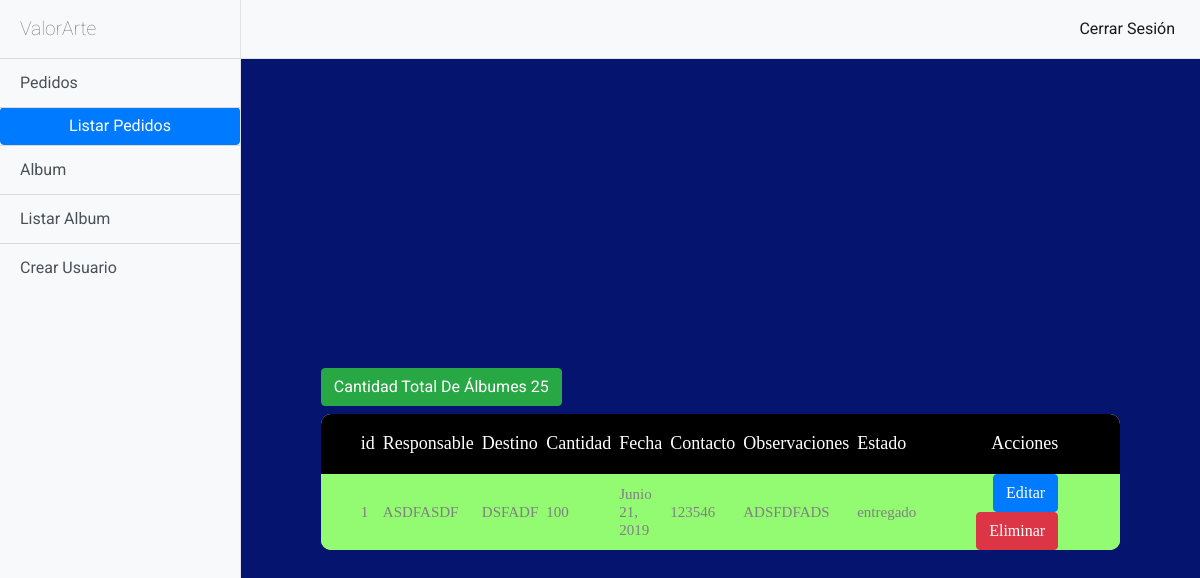
/pedidos/listar (signed in), run on an earlier commit of the app's database.
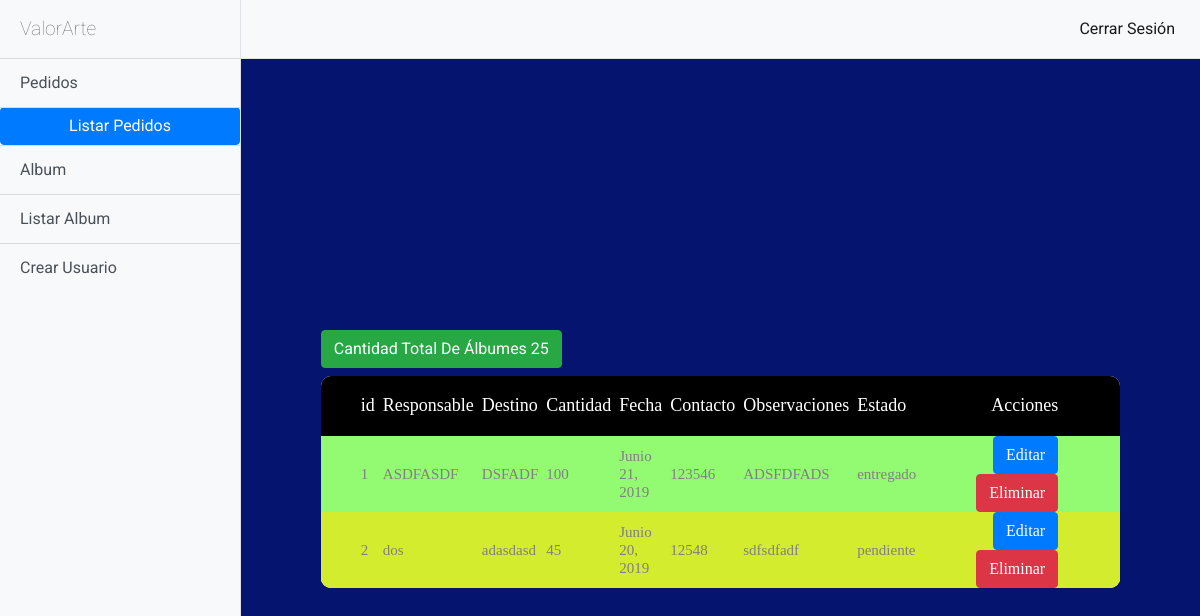
And on a later commit of the database.
### pedidos/models.py (models this page shows, shortened)
class Pedido(models.Model):
    responsable = models.CharField(max_length=150)
    destino = models.CharField(max_length=150)
    cantidad = models.IntegerField()
    fecha = models.DateField()
    contacto = models.CharField(max_length=150)
    estado = models.CharField(max_length=250)
    observaciones = models.CharField(max_length=250)

### pedidos/views.py (the view)
class PedidoList(ListView):
    model = Pedido
    template_name = 'pedidos/pedidos_list.html'
    def get_context_data(self, **kwargs):
        context =super(PedidoList, self).get_context_data(**kwargs)
        cantidad = Pedido.objects.all()
        context['cantidad_total']= cantidad
        suma=0
        for i in cantidad:
            if i.estado =="entregado":
                suma = suma+int(i.cantidad)
        context['cantidad_total']= suma
        cantalbum= Album.objects.all()
        context['cantidad_album']=cantalbum
        sumalbum = 0
        for i in cantalbum:
            sumalbum = sumalbum+int(i.cantidad)
        context['cantidad_album']=sumalbum - suma
        return context

### templates/pedidos/pedidos_list.html (shortened to what the changed rows need)
{% extends 'base/base.html' %}
{% block navbar %}
      <div id="page-content-wrapper">
    {% endblock navbar %}
{% block content %}
<div class="limiter">
        <div class="container-table100">
          <div class="wrap-table100">
            <div class="table100">
              <table>
                <thead>
                  <tr class="table100-head">
                        <th class="column1">id</th>
                        <th class="column3">Responsable</th>
                        <th class="column3">Destino</th>
                        <th class="column3">Cantidad</th>
                        <th class="column3">Fecha</th>
                        <th class="column3">Contacto</th>
                        <th class="column3">Observaciones</th>
                        <th class="column6">Estado</th>
                        <th class="column6">Acciones</th>
                </thead>
                <tbody>
                        {% if object_list %}
                        {% for pedido in object_list %}
                        <tr>
                          {% if pedido.estado == "entregado" %}
                          <td class="column1" bgcolor="#93FB72">{{pedido.id}}</td>
                          <td class="column2" bgcolor="#93FB72">{{pedido.responsable}}</td>
                          <td class="column2" bgcolor="#93FB72">{{pedido.destino}}</td>
                          <td class="column2" bgcolor="#93FB72">{{pedido.cantidad}}</td>
                          <td class="column2" bgcolor="#93FB72">{{pedido.fecha}}</td>
                          <td class="column2" bgcolor="#93FB72">{{pedido.contacto}}</td>
                          <td class="column2" bgcolor="#93FB72">{{pedido.observaciones}}</td>
                          <td class="column2" bgcolor="#93FB72">{{pedido.estado}}</td>
                          <td class="column6" bgcolor="#93FB72">
                              <a class="btn btn-primary" href="{%url 'pedidos:pedidos_editar' pedido.id%}">Editar</a>
                              <a class="btn btn-danger" href="{%url 'pedidos:pedidos_eliminar' pedido.id%}">Eliminar</a>
                          </td>
                          {% elif pedido.estado == "pendiente"%}
                          <td class="column1" bgcolor="#D3EC2E">{{pedido.id}}</td>
                          <td class="column2" bgcolor="#D3EC2E">{{pedido.responsable}}</td>
                          <td class="column2" bgcolor="#D3EC2E">{{pedido.destino}}</td>
                          <td class="column2" bgcolor="#D3EC2E">{{pedido.cantidad}}</td>
                          <td class="column2" bgcolor="#D3EC2E">{{pedido.fecha}}</td>
                          <td class="column2" bgcolor="#D3EC2E">{{pedido.contacto}}</td>
                          <td class="column2" bgcolor="#D3EC2E">{{pedido.observaciones}}</td>
                          <td class="column2" bgcolor="#D3EC2E">{{pedido.estado}}</td>
                          <td class="column6" bgcolor="#D3EC2E">
                              <a class="btn btn-primary" href="{%url 'pedidos:pedidos_editar' pedido.id%}">Editar</a>
                              <a class="btn btn-danger" href="{%url 'pedidos:pedidos_eliminar' pedido.id%}">Eliminar</a>
                          </td>
                          {% endif %}
                        </tr>
                        {% endfor %}
                        {% else %}
                        <h1>no existen registros</h1>
                    {% endif %}
                    {% if cantidad_album > 0 %}
                    <h1 class="btn btn-success">Cantidad Total De Álbumes {{cantidad_album}}</h1>
                    {% else %}
                    <h1 class="btn btn-danger">Cantidad Total De Álbumes {{cantidad_album}}</h1>
                    {% endif %}
                </tbody>
              </table>
            </div>
          </div>
        </div>
      </div>
{% endblock content %}

What changed in the data, as far as the page shows it:
added Pedido: id "2", responsable "dos", destino "adasdasd", cantidad "45", fecha "Junio 20, 2019", contacto "12548", observaciones "sdfsdfadf", estado "pendiente"
